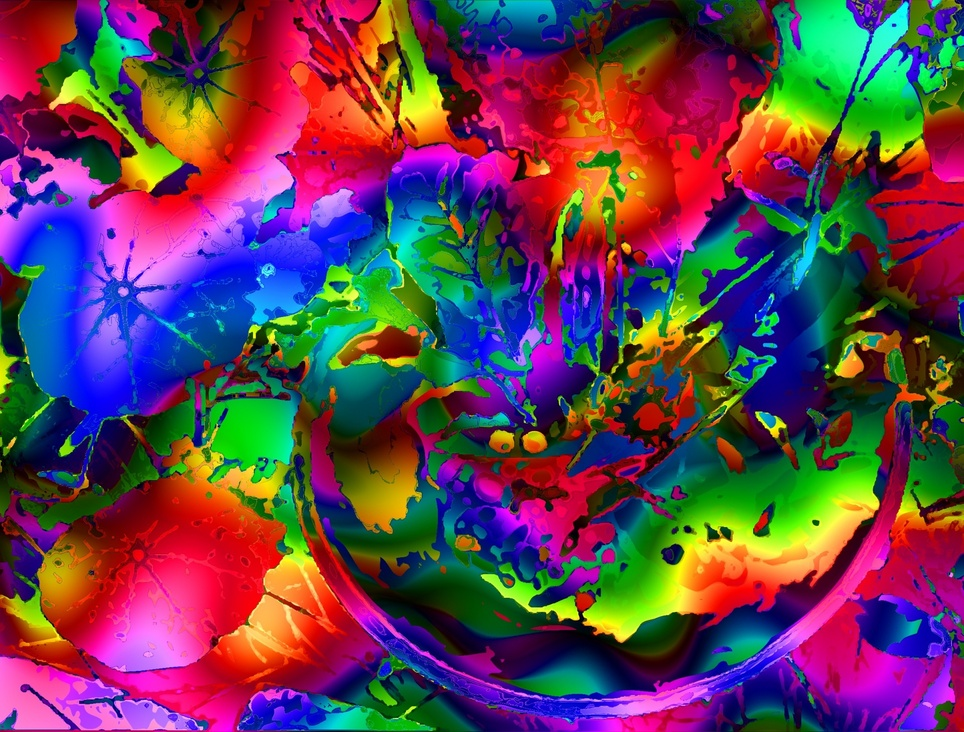
#> input picture Computer Vision cv2/ColorFull.jpg, 964 x 732 px, shrunk from 1920 x 1457 before the run, given in place of the camera
$ jupyter execute '03 Image Processing.ipynb'   (text cells are left out)
#> lines starting #> are read from the running program, lines starting #| are printed output that depends on the picture; after the words box and inside, x2 and y2 are one past the last pixel; in counts of white or black regions, pixels touching at a corner belong together
[cell 1]
import cv2
import numpy as np

[cell 2]
cap = cv2.VideoCapture(0)
while(1):
    _, frame = cap.read()
#> frame is the input picture: shape (732, 964, 3); mean B, G, R 80.6, 64.5, 100.6
    hsv = cv2.cvtColor(frame, cv2.COLOR_BGR2HSV)
#> hsv: shape (732, 964, 3); mean H, S, V 96.7, 233.2, 157.9
    lower_green = np.array([40, 40, 40])
    upper_green = np.array([100,255,255])
    mask = cv2.inRange(hsv, lower_green, upper_green)
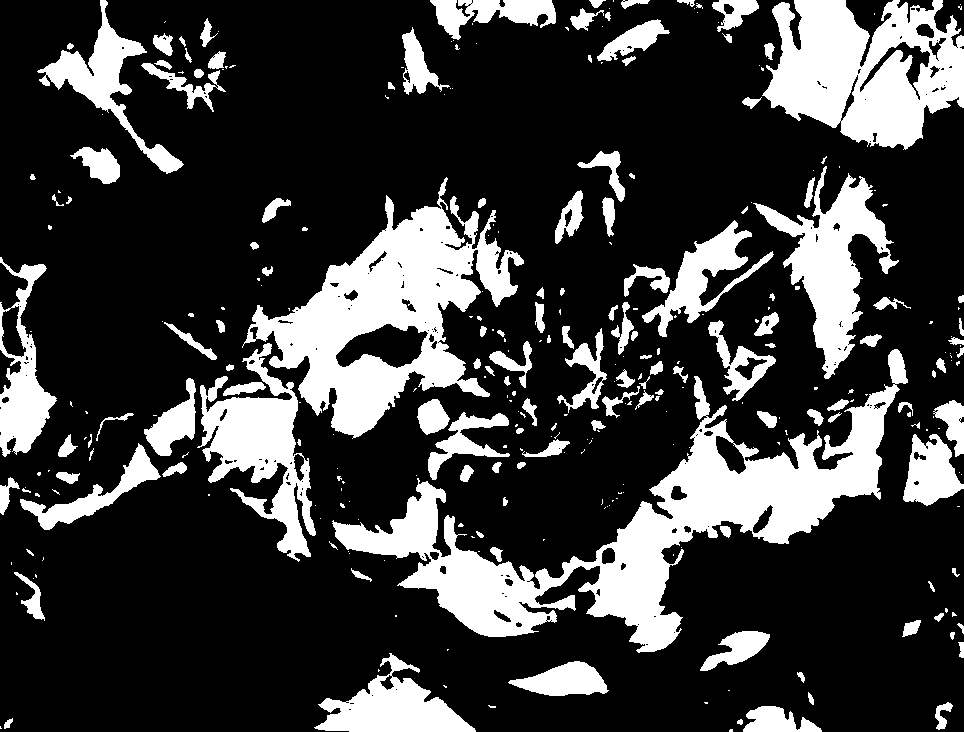
#> mask: shape (732, 964); 23.8% white; 319 white regions (177 under 20 px), largest, box (x1, y1, x2, y2) and area: (332, 349, 908, 653) 38921, (242, 177, 524, 439) 27398, (762, 0, 964, 150) 19766
    res = cv2.bitwise_and(frame, frame, mask=mask)
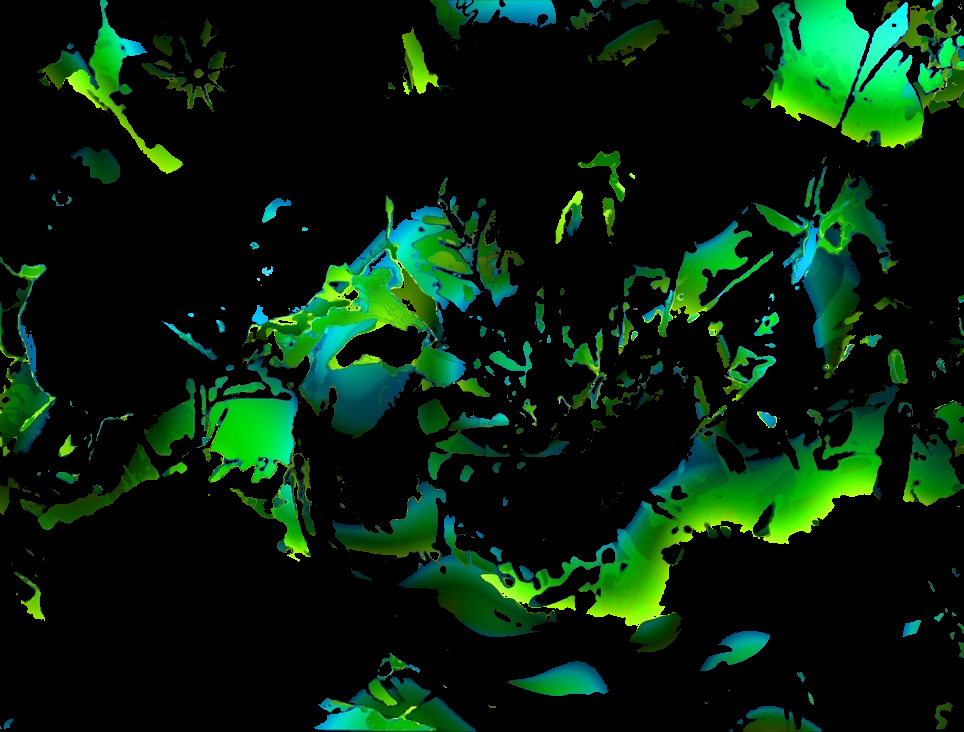
#> res: shape (732, 964, 3); mean B, G, R 12.7, 32.2, 6.3
    cv2.imshow('Frame', frame)
    cv2.imshow('Mask', mask)
    cv2.imshow('Res', res)
    k = cv2.waitKey(1)
#> (key q is pressed here)
    if k == ord('q'):
        break
cv2.destroyAllWindows()
